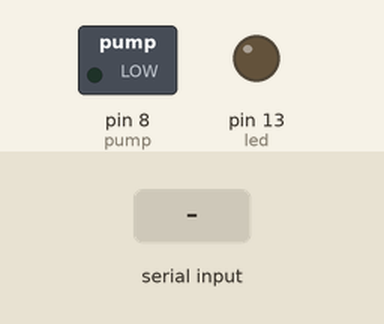
Bench run of a sketch on a simulated Arduino Uno, built with avr-gcc and run on an emulated ATmega328P. On the bench: switched loads named in the sketch (green lamp = pin HIGH), output pins drawn as LEDs (lit = HIGH). The inputs (shaded band) are chosen by the test bench.

Above: at 1.2 s.
1.3 s: "ON\n" received over Serial
At 1.7 s:
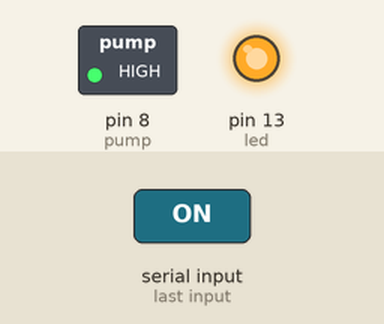
Timing chart, 0 to 4.3 s (numbered marks = the images above; inputs shaded):
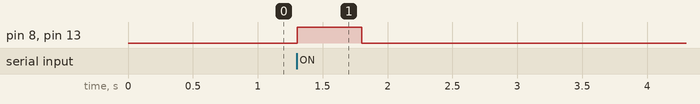

The sketch:

sketch_jul14a.ino
```cpp
#define BAUD 9600
//led
#define led 13
#define pump 8


void setup(){
  Serial.begin(BAUD);
  pinMode(led, OUTPUT);
  pinMode(pump, OUTPUT);
}

void loop(){
  String input;
  //If any input is detected in arduino
  if(Serial.available() > 0){
    //read the whole string until '\n' delimiter is read
    input = Serial.readStringUntil('\n');
    //If input == "ON" then turn on the led

    if (input.equals("ON")){
      digitalWrite(led, HIGH);
      digitalWrite(pump, HIGH);
      delay(500);
      digitalWrite(led, LOW);
      digitalWrite(pump, LOW);
    }
  }
}
```

Measured:
- after the input at 1.3 s, pin 8 (pump), pin 13 (led): LOW → HIGH at once, → LOW 0.50 s later
